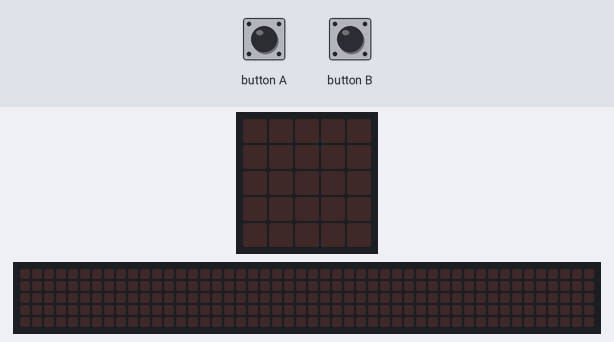
The program below on a simulated BBC micro:bit (MakeCode). On the bench: the board's 5×5 LED display, a strip that is not on the board, showing the scrolling text unrolled. Inputs (shaded band) come from the test bench. Random numbers come from a fixed seed; the 48×5 strip is a reading aid, not a part: it shows the text the display is scrolling, unrolled, one strip-width of it at a time.

Above: at 1.2 s.
1.3 s: button B pressed for 0.15 s
At 1.9 s:
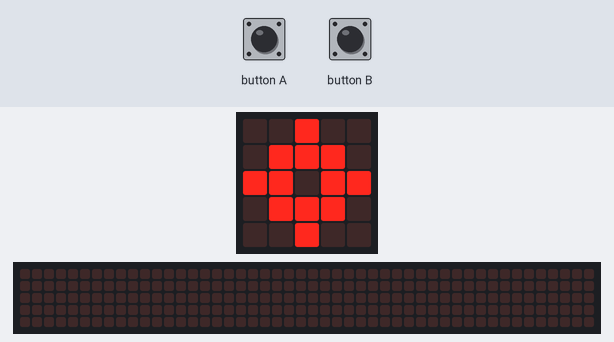
4.4 s: button A pressed for 0.15 s
At 5.72 s:
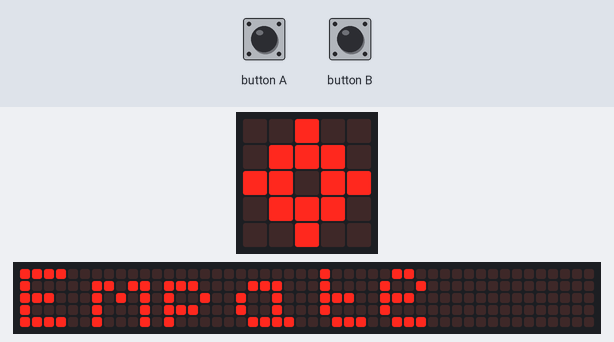
7.5 s: button B pressed for 0.15 s
At 15.9 s:
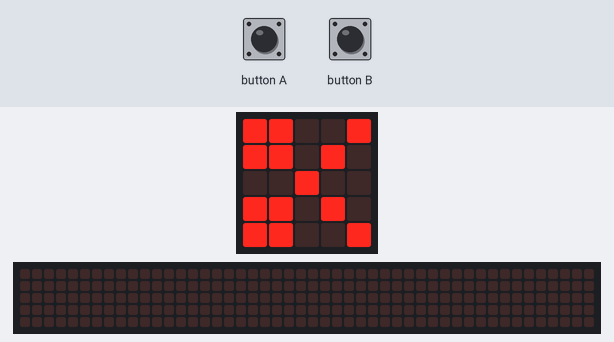

Measured:
- after the input at 1.3 s, the display: changes after 0.15 s (image 1)
- what the display in image 1 shows lasts 0.6 s, from 1.5 s to 2.1 s
- what the display in image 3 shows lasts 1.2 s, from 15.0 s to 16.2 s

The program:

main.ts
```typescript
input.onButtonPressed(Button.A, function () {
    valor += 1
    if (valor > 3) {
        valor = 1
    }
    if (valor == 1) {
        basic.showIcon(IconNames.Target)
    } else if (valor == 2) {
        basic.showIcon(IconNames.Square)
    } else {
        basic.showIcon(IconNames.Scissors)
    }
})
function resultado () {
    if (valor == Azar) {
        basic.showString("Empate")
    } else if (valor == 1 && Azar == 3) {
        basic.showString("GANASTE ")
    } else if (valor == 2 && Azar == 1) {
        basic.showString("GANASTE ")
    } else if (valor == 3 && Azar == 2) {
        basic.showString("GANASTE")
    } else {
        basic.showString("PERDISTE")
    }
}
input.onButtonPressed(Button.B, function () {
    for (let index = 0; index < 2; index++) {
        basic.showIcon(IconNames.Target)
        basic.showIcon(IconNames.Square)
        basic.showIcon(IconNames.Scissors)
    }
    Azar = randint(1, 3)
    if (Azar == 1) {
        basic.showIcon(IconNames.Target)
    } else if (Azar == 2) {
        basic.showIcon(IconNames.Square)
    } else if (Azar == 3) {
        basic.showIcon(IconNames.Scissors)
    }
    resultado()
    basic.clearScreen()
})
let Azar = 0
let valor = 0
valor = 0
```

test.ts
```typescript
// aquí va el archivo "tests"; esto no se compilará cuando este paquete se utilice como una extensión.
```
